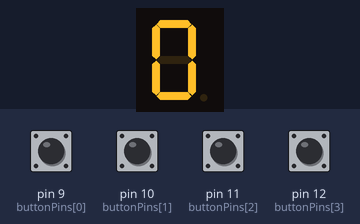
Simulated run of this program. Board: Arduino Nano, built with avr-gcc and run on an emulated ATmega328P. Shown: 1-digit seven-segment display. Wiring (inferred from the names in the program): 1-digit 7-segment display, segments lit when HIGH: segments pin 2, pin 3, pin 4, pin 5, pin 6, pin 7, pin 8. The test bench sets the inputs (shaded band); at power-on: pin 9 (buttonPins[0]), pin 10 (buttonPins[1]), pin 11 (buttonPins[2]), pin 12 (buttonPins[3]) HIGH. The segment pins are drawn as the display they are named for.

Above: at 1.2 s.
1.3 s: pin 9 (buttonPins[0]) pulled LOW for 1 s
At 2.6 s:
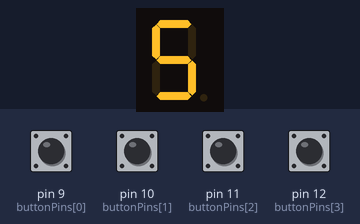
3.8 s: pin 11 (buttonPins[2]) pulled LOW for 0.15 s
At 5.8 s:
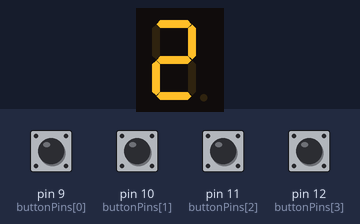
6.9 s: pin 12 (buttonPins[3]) pulled LOW for 0.15 s
At 7.6 s:
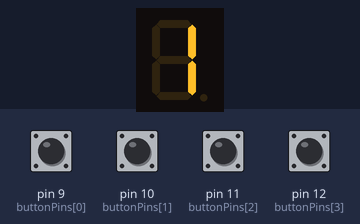
10.0 s: pin 11 (buttonPins[2]) pulled LOW for 1 s
At 11.1 s:
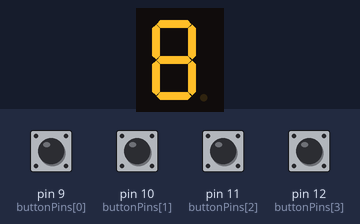
12.9 s: pin 12 (buttonPins[3]) pulled LOW for 1 s
At 13.7 s:
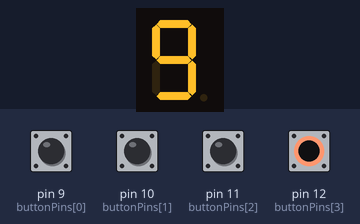
Timing chart, 0 to 15.9 s (numbered marks = the images above; inputs shaded):
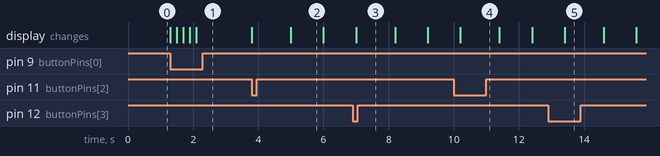

The program:

main.cpp
```cpp
#include <Arduino.h>


// Maximum digits the display can handle
#define MAX_DIGITS 10

// Segment pins for the 7-segment display
const int segmentPins[] = {2, 3, 4, 5, 6, 7, 8};
const int segmentCount = sizeof(segmentPins) / sizeof(segmentPins[0]); // Auto-calculated segment count

// Button pins for user interaction
const int buttonPins[] = {9, 10, 11, 12};
enum { BUTTON_INCREMENT, BUTTON_DECREMENT, BUTTON_EVEN, BUTTON_ODD };
const int buttonCount = sizeof(buttonPins) / sizeof(buttonPins[0]); // Auto-calculated button count

// Binary patterns for displaying numbers 0-9 on the 7-segment display
const byte digitPatterns[MAX_DIGITS] = {
    0b00111111, // 0
    0b00000110, // 1
    0b01011011, // 2
    0b01001111, // 3
    0b01100110, // 4
    0b01101101, // 5
    0b01111101, // 6
    0b00000111, // 7
    0b01111111, // 8
    0b01101111  // 9
};

int currentValue = 0;     // Stores the current value displayed
bool isCyclingEven = false; // Indicates if cycling through even numbers
bool isCyclingOdd = false;  // Indicates if cycling through odd numbers
int evenIndex = 0;         // Tracks the current position in the even cycle
int oddIndex = 0;          // Tracks the current position in the odd cycle

// Configure the specified pins for input or output
void configurePins(const int* pins, int count, int mode) {
    for (int i = 0; i < count; i++) {
        pinMode(pins[i], mode);
    }
}

// Display a number on the 7-segment display
void displayNumber(int number) {
    if (number < 0 || number >= MAX_DIGITS) return; // Ensure number is within bounds
    byte pattern = digitPatterns[number];
    for (int i = 0; i < segmentCount; i++) {
        digitalWrite(segmentPins[i], pattern & (1 << i)); // Set each segment based on the pattern
    }
}

// Check which button is pressed; return the button index or -1 if none
int readButtonPressed() {
    for (int i = 0; i < buttonCount; i++) {
        if (digitalRead(buttonPins[i]) == LOW) return i; // Button pressed
    }
    return -1; // No button pressed
}

// Increment the current value and update the display
void incrementValue() {
    currentValue = (currentValue + 1) % MAX_DIGITS; // Circular increment
    displayNumber(currentValue);
}

// Decrement the current value and update the display
void decrementValue() {
    currentValue = (currentValue - 1 + MAX_DIGITS) % MAX_DIGITS; // Circular decrement
    displayNumber(currentValue);
}

// Cycle through all even numbers (0, 2, 4, 6, 8) in order
void cycleEvenNumbers() {
    currentValue = (evenIndex * 2) % MAX_DIGITS; // Map index to even number
    evenIndex = (evenIndex + 1) % 5;            // Move to the next even number
    displayNumber(currentValue);
}

// Cycle through all odd numbers (1, 3, 5, 7, 9) in order
void cycleOddNumbers() {
    currentValue = (oddIndex * 2 + 1) % MAX_DIGITS; // Map index to odd number
    oddIndex = (oddIndex + 1) % 5;                 // Move to the next odd number
    displayNumber(currentValue);
}

void setup() {
    // Configure segment and button pins
    configurePins(segmentPins, segmentCount, OUTPUT);
    configurePins(buttonPins, buttonCount, INPUT_PULLUP);

    // Display the initial value
    displayNumber(currentValue);
}

void loop() {
    int button = readButtonPressed();
    if (button != -1) { // If a button is pressed
        switch (button) {
            case BUTTON_INCREMENT:
                incrementValue();
                isCyclingEven = false; // Stop cycling when incrementing normally
                isCyclingOdd = false;
                break;
            case BUTTON_DECREMENT:
                decrementValue();
                isCyclingEven = false; // Stop cycling when decrementing normally
                isCyclingOdd = false;
                break;
            case BUTTON_EVEN:
                isCyclingEven = true; // Start cycling through even numbers
                isCyclingOdd = false;
                cycleEvenNumbers();
                break;
            case BUTTON_ODD:
                isCyclingOdd = true; // Start cycling through odd numbers
                isCyclingEven = false;
                cycleOddNumbers();
                break;
        }
        delay(200); // Debounce delay
    }

    // Continue cycling if active
    if (isCyclingEven) {
        delay(1000); // 1-second delay for cycling
        cycleEvenNumbers();
    } else if (isCyclingOdd) {
        delay(1000); // 1-second delay for cycling
        cycleOddNumbers();
    }
}
```

Measured:
- after the input at 1.3 s, the display: first changes at once (image 1 shows a later state)
- after the input at 3.8 s, the display: first changes at once (image 2 shows a later state)
- what the display in image 2 shows lasts 1.0 s, from 5.0 s to 6.0 s
